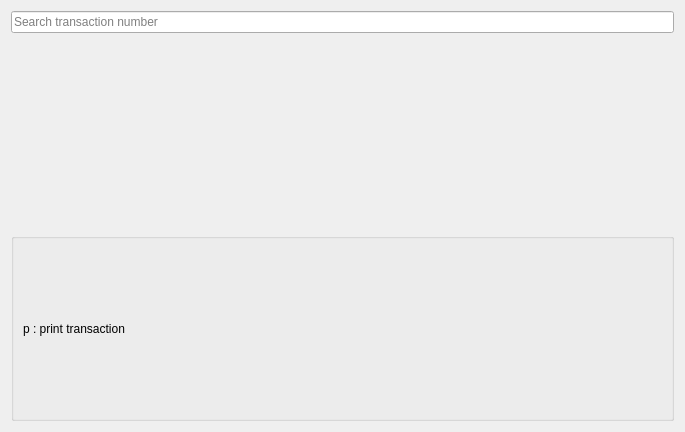
<?xml version="1.0" encoding="UTF-8"?>
<ui version="4.0">
 <class>TransactionListDialog</class>
 <widget class="QDialog" name="TransactionListDialog">
  <property name="geometry">
   <rect>
    <x>0</x>
    <y>0</y>
    <width>685</width>
    <height>432</height>
   </rect>
  </property>
  <property name="windowTitle">
   <string>Previous Transaction</string>
  </property>
  <layout class="QVBoxLayout" name="verticalLayout">
   <item>
    <widget class="QLineEdit" name="lineNumber">
     <property name="placeholderText">
      <string>Search transaction number</string>
     </property>
    </widget>
   </item>
   <item>
    <widget class="LibGUI::TableWidget" name="tableWidget" native="true"/>
   </item>
   <item>
    <widget class="QGroupBox" name="groupBox">
     <property name="title">
      <string/>
     </property>
     <layout class="QHBoxLayout" name="horizontalLayout_2">
      <item>
       <widget class="QLabel" name="label">
        <property name="styleSheet">
         <string notr="true">font-size: 12px;</string>
        </property>
        <property name="text">
         <string>p : print transaction</string>
        </property>
       </widget>
      </item>
     </layout>
    </widget>
   </item>
  </layout>
 </widget>
 <customwidgets>
  <customwidget>
   <class>LibGUI::TableWidget</class>
   <extends>QWidget</extends>
   <header>tablewidget.h</header>
   <container>1</container>
  </customwidget>
 </customwidgets>
 <resources/>
 <connections/>
</ui>
